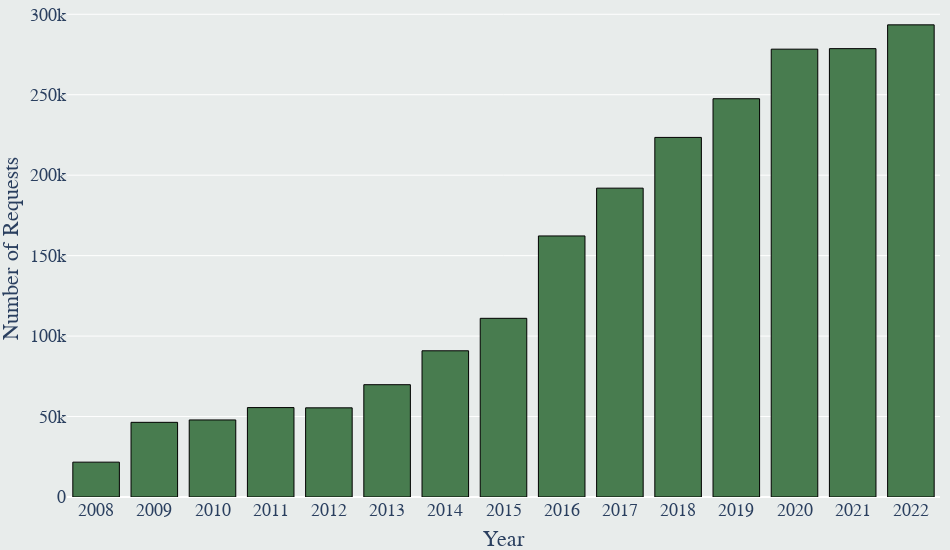

Notebook code for this chart:
### Code cell
import plotly.graph_objs as go

yearly_counts = df.groupby('Year').size()
yearly_counts = yearly_counts.drop(2023)

hover_text = [f"<b>{val/1000:.1f}k</b> <extra></extra>" if val >= 1000 else str(val) for val in yearly_counts.values]

fig = go.Figure(go.Bar(
    x=yearly_counts.index,
    y=yearly_counts.values,
    hovertemplate=hover_text,
    marker_color='#487C4F',
    marker_line_color='black',
    marker_line_width=1,
    hoverlabel=dict(bgcolor="gold"),
))

# Set x-axis ticks to show all years
fig.update_layout(xaxis=dict(dtick=1))

fig.update_layout(height = 550,
                    width = 950,
                    autosize=True,
                    paper_bgcolor= "#E8ECEB",
                    margin={"r":10,"t":0,"l":10,"b":0},
                    font_family = "Garamond",
                    font_size = 18,
                    xaxis_title="Year",
                    yaxis_title="Number of Requests",
                    )
fig.update_layout(
    plot_bgcolor='#E8ECEB'
)

fig.show()
fig.write_html('/Users/Gustav/Desktop/DesktopV00183/DTU/2nd/SocialDA&Viz.nosync/SocialDataFinalProject/assets/images/BarChart.html')

### Figure 1 — Plotly figure (JSON) as saved in the notebook; plotly's stock layout.template omitted (floating-point values rounded to 4 significant figures)
{"data": [{"hoverlabel": {"bgcolor": "gold"}, "hovertemplate": ["<b>21.7k</b> <extra></extra>", "<b>46.4k</b> <extra></extra>", "<b>47.9k</b> <extra></extra>", "<b>55.6k</b> <extra></extra>", "<b>55.4k</b> <extra></extra>", "<b>69.8k</b> <extra></extra>", "<b>90.9k</b> <extra></extra>", "<b>111.0k</b> <extra></extra>", "<b>162.2k</b> <extra></extra>", "<b>191.9k</b> <extra></extra>", "<b>223.5k</b> <extra></extra>", "<b>247.5k</b> <extra></extra>", "<b>278.3k</b> <extra></extra>", "<b>278.6k</b> <extra></extra>", "<b>293.4k</b> <extra></extra>"], "marker": {"color": "#487C4F", "line": {"color": "black", "width": 1}}, "type": "bar", "x": [2008, 2009, 2010, 2011, 2012, 2013, 2014, 2015, 2016, 2017, 2018, 2019, 2020, 2021, 2022], "y": [21656, 46403, 47889, 55570, 55418, 69788, 90866, 111042, 162240, 191941, 223468, 247515, 278315, 278646, 293425]}], "layout": {"autosize": true, "font": {"family": "Garamond", "size": 18}, "height": 550, "margin": {"b": 0, "l": 10, "r": 10, "t": 0}, "paper_bgcolor": "#E8ECEB", "plot_bgcolor": "#E8ECEB", "width": 950, "xaxis": {"dtick": 1, "title": {"text": "Year"}}, "yaxis": {"title": {"text": "Number of Requests"}}}}
